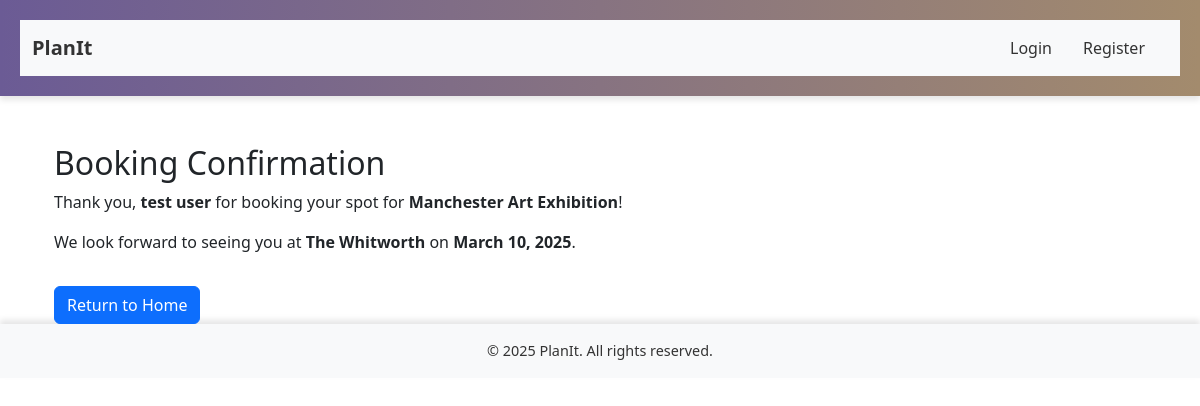
/2/confirmation/, run on an earlier commit of the app's database.
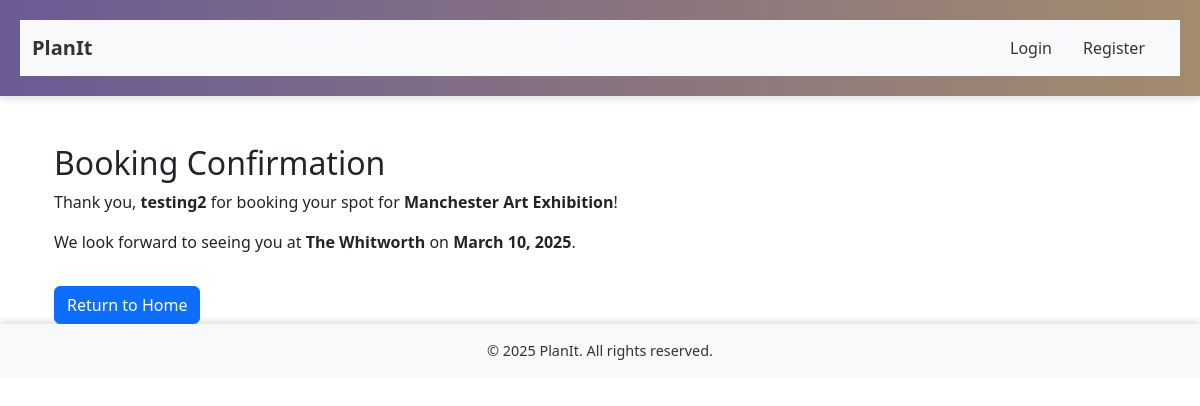
And on a later commit of the database.
### events/models.py (models this page shows, shortened)
class Booking(models.Model):
    event = models.ForeignKey(Event, on_delete=models.CASCADE, related_name='bookings')
    name = models.CharField(max_length=255)
    email = models.EmailField()
    phone = models.CharField(max_length=15)

### events/views.py (the view)
# urls.py: path('<int:event_id>/confirmation/', views.booking_confirmation, name='booking_confirmation'),
def booking_confirmation(request, event_id):
    event = get_object_or_404(Event, id=event_id)
    booking = event.bookings.last()  # Retrieve the last booking
    return render(request, 'events/booking_confirmation.html', {
        'event': event,
        'booking': booking,
    })

### events/templates/events/booking_confirmation.html
{% extends 'base.html' %}
{% block content %}
<div class="container mt-5">
    <h2>Booking Confirmation</h2>
    <p>Thank you, <strong>{{ booking.name }}</strong> for booking your spot for <strong>{{ event.name }}</strong>!</p>
    <p>We look forward to seeing you at <strong>{{ event.location }}</strong> on <strong>{{ event.date }}</strong>.</p>
    <a href="{% url 'home' %}" class="btn btn-primary mt-3">Return to Home</a>
</div>
{% endblock %}

What changed in the data, as far as the page shows it:
no longer on this page (row unchanged): Booking: name "test user"
added Booking: name "testing2"
